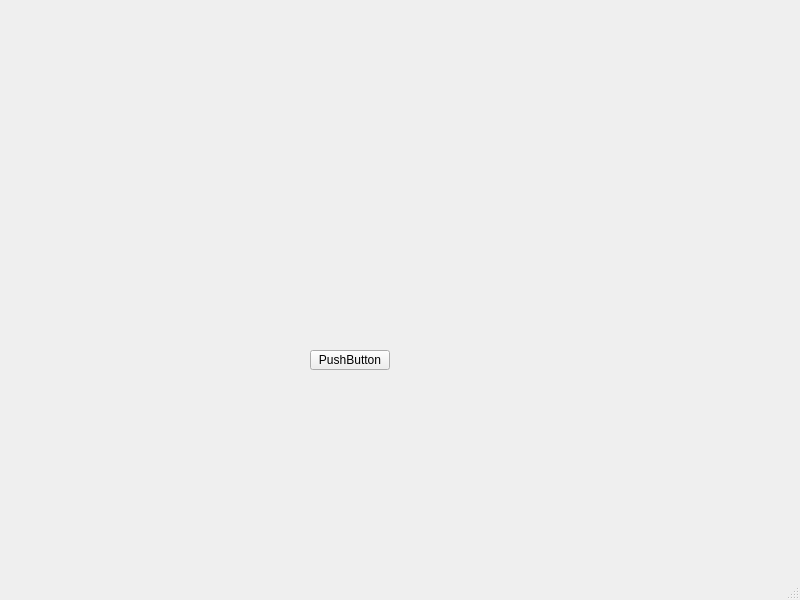
<?xml version="1.0" encoding="UTF-8"?>
<ui version="4.0">
 <class>MainWindow</class>
 <widget class="QMainWindow" name="MainWindow">
  <property name="geometry">
   <rect>
    <x>0</x>
    <y>0</y>
    <width>800</width>
    <height>600</height>
   </rect>
  </property>
  <property name="windowTitle">
   <string>MainWindow</string>
  </property>
  <widget class="QWidget" name="centralwidget">
   <widget class="QPushButton" name="pushButton">
    <property name="geometry">
     <rect>
      <x>310</x>
      <y>350</y>
      <width>80</width>
      <height>20</height>
     </rect>
    </property>
    <property name="text">
     <string>PushButton</string>
    </property>
   </widget>
  </widget>
  <widget class="QMenuBar" name="menubar">
   <property name="geometry">
    <rect>
     <x>0</x>
     <y>0</y>
     <width>800</width>
     <height>22</height>
    </rect>
   </property>
  </widget>
  <widget class="QStatusBar" name="statusbar"/>
 </widget>
 <resources/>
 <connections/>
</ui>
